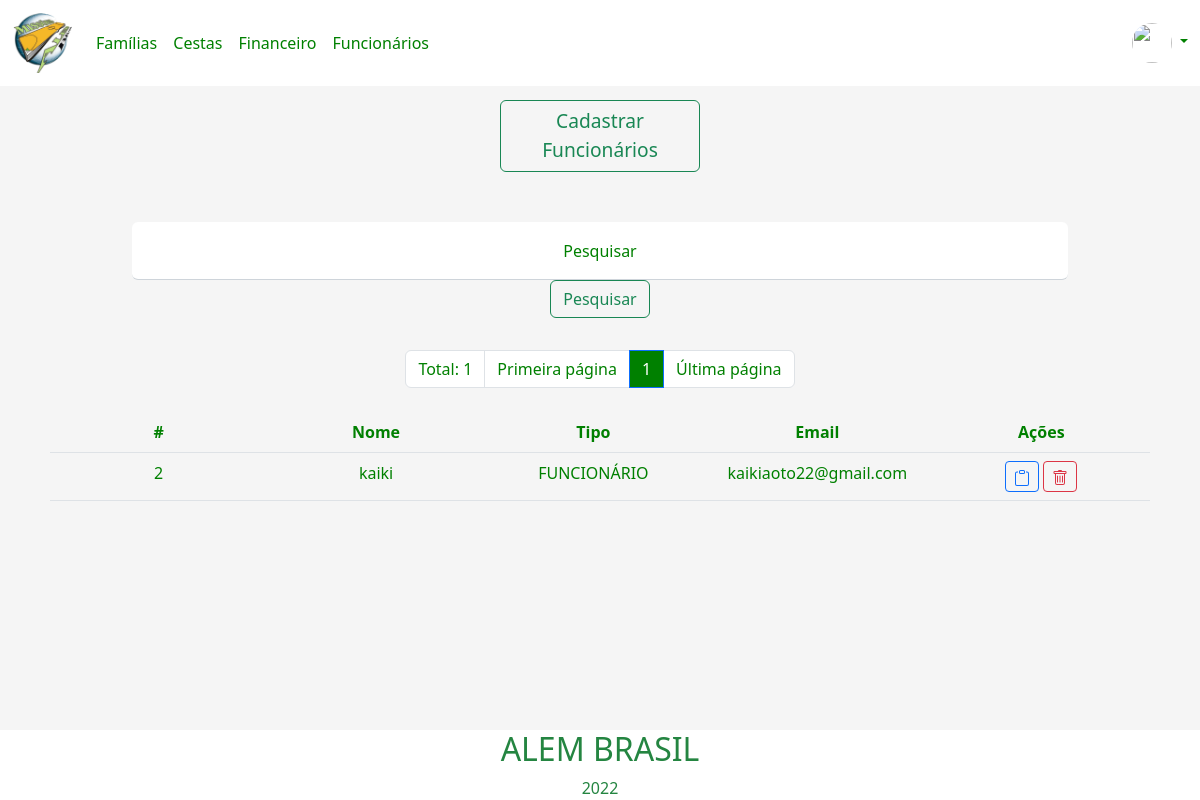
Page /pages/funcionarios/pesquisarFuncionario.php?pesquisarFuncionario=kaiki (signed in) on the committed database.
### tables this page shows
create table usuario(
    id_usuario int(4) primary key not null auto_increment,
    nome_usuario varchar(20) not null,
    senha_usuario char(40) not null,
    tipo_usuario varchar(1) not null,
    email_usuario varchar(90) not null,
	foto_usuario char(40),
    imagem_usuario blob,
    recuperar_senha varchar(200)
);

### pages/funcionarios/pesquisarFuncionario.php (the view, shortened to what this page needs)
<?php
    if((!isset($_SESSION['nomeUsuario']) == true) and (!isset($_SESSION['tipoUsuario']) == true))
    {
        unset($_SESSION['nomeUsuario']);
        unset($_SESSION['tipoUsuario']);
        header('location: ../../index.php');
    }else if ($_SESSION['tipoUsuario'] != 'A'){
        echo "<script LANGUAGE= 'JavaScript'>
            window.alert('Você não possui acesso a essa página');
            window.location.href='../home.php';
            </script>";
    }else{
        $logado = $_SESSION['idUsuario'];
        $banco = new conexao();
        $con = $banco->getConexao();
        $sql = "select imagem_usuario from usuario where id_usuario = '$logado'";
        $result = $con->query($sql);
        if ($result->rowCount() > 0) {
            while ($row = $result->fetch()) {
            $imagemUsuario = $row['imagem_usuario'];
            }
        }
    }
    $quantidade = 10;
    $pagina = (isset($_GET['pagina']))?(int)$_GET['pagina']:1;
    $inicio = ($quantidade * $pagina) - $quantidade;
    if(!isset($_GET['pesquisarFuncionario'])){
        header("Location: pesquisarFuncionario.php");
    }else{
        $valor_pesquisarFuncionario = $_GET['pesquisarFuncionario'];
    }
?>
<!DOCTYPE html>
<html lang="pt-br">
<head>
    <link href="https://cdn.jsdelivr.net/npm/bootstrap@5.2.0-beta1/dist/css/bootstrap.min.css" rel="stylesheet"
>
</head>
<header>
    <nav class="navbar navbar-expand-lg headerNavBar">
        <div class="container-fluid">
            <a class="navbar-brand" href="../home.php"><img src='../../imgs/logo2.png' width="60"></a>
            <div class="collapse navbar-collapse navBarLinks" id="navbarSupportedContent">
                <ul class="navbar-nav me-auto mb-2 mb-lg-0">
                    <li class="nav-item">
                        <a class="nav-link " href="../responsavelFamilia/responsavelFamilia.php">Famílias</a>
                    </li>
                    <li class="nav-item">
                        <a class="nav-link" href="../cestas/cestas.php">Cestas</a>
                    </li>
                    <li class="nav-item">
                        <a class="nav-link" href="../financeiro/financeiro.php">Financeiro</a>
                    </li>
                    <li class="nav-item">
                        <a class="nav-link" href="funcionarios.php">Funcionários</a>
                    </li>
                </ul>
                <li class="nav-item dropdown dropDownMenu">
                    <a class="nav-link dropdown-toggle" href="#" id="navbarDropdown" role="button"
                        data-bs-toggle="dropdown" aria-expanded="false">
                        <?php echo '<img src="data:../../imgs/conta;base64,' . base64_encode($imagemUsuario) . '" style="border-radius:50px;width: 40px; height: 40px;">' ?>
                    </a>
                </li>
            </div>
        </div>
    </nav>
</header>
<body>
    <div class="container-fluid">
        <div class="row">
            <div class="col m-auto">
                <button type="button" class="btn btn-outline-success buttonCadastro" data-bs-toggle="modal"
                    data-bs-target="#exampleModal">Cadastrar
                    <br> Funcionários</button>
            </div>
        </div>
    </div>
    <form action="pesquisarFuncionario.php" method="get">
        <div class="container justify-content-center barraPesquisa">
                <div class="form-floating">
                    <input class="form-control inputGeral" type="search" name="pesquisarFuncionario"
                    placeholder="Pesquisar">
                    <label class="labelCadastro">Pesquisar</label>
                </div>
                <button type="submit" class="btn btn-outline-success">Pesquisar</button>
        </div>
    </form>
    <ul class="pagination justify-content-center navPaginacao">
        <?php
    $con = mysqli_connect("localhost","root","","ong");
    $sqlTotal = "SELECT id_usuario FROM usuario WHERE nome_usuario LIKE '%$valor_pesquisarFuncionario%'";
    $qrTotal = mysqli_query($con, $sqlTotal) or die( mysqli_error($con));
    $numTotal = mysqli_num_rows($qrTotal);
    $totalPagina = ceil($numTotal/$quantidade);
    ?>
        <li class="page-item"><span class="page-link"><?php echo "Total: ".$numTotal ?></span></li>
        <li class="page-item"><a class="page-link" href="?menuop=usuario&pagina=1&pesquisarFuncionario=<?php echo $valor_pesquisarFuncionario; ?>">Primeira página</a></li>
        <?php
    for($i=1;$i<=$totalPagina;$i++){
        if($i>=($pagina-5) && $i <= ($pagina+5)){
            if($i==$pagina){
                ?>
        <li class="page-item"><span class="page-link active"><?php echo $i ?></span></li>
        <?php
            }else{
                ?>
        <li class="page-item"><a class="page-link" href="?menuop=usuario&pagina= <?php echo $i ?>&pesquisarFuncionario=<?php echo $valor_pesquisarFuncionario; ?>"> <?php echo $i?> </a>
        </li>
        <?php
            }
        }
    }
        ?>
        <li class="page-item"><a class="page-link" href="?menuop=usuario&pagina=<?php echo $totalPagina ?>&pesquisarFuncionario=<?php echo $valor_pesquisarFuncionario; ?>">Última
                página</a></li>
    </ul>
    <div class="container">
        <div class="overflow-auto">
            <div class="column">
                <div class="m-2 ">
                    <table class="table funcionarioTable">
                        <thead>
                            <th scope="col">#</th>
                            <th scope="col">Nome</th>
                            <th scope="col">Tipo</th>
                            <th scope="col">Email</th>
                            <th scope="col">Ações</th>
                        </thead>
                        <tbody>
                            <?php
                                $sql= "SELECT * FROM usuario WHERE nome_usuario LIKE '%$valor_pesquisarFuncionario%' LIMIT $inicio, $quantidade";
                                $banco = new conexao();
                                $con = $banco->getConexao();
                                $result = $con->query($sql);
                                while($row = $result->fetch()){
                                    ?>
                            <tr>
                                <td style='text-align:center'><span
                                        id="nome<?php echo $row['id_usuario']; ?>"><?php echo $row['id_usuario']; ?></span>
                                </td>
                                <td style='text-align:center'><span
                                        id="nome<?php echo $row['nome_usuario']; ?>"><?php echo $row['nome_usuario']; ?></span>
                                </td>
                                <td style='text-align:center'><span id="tipo<?php echo $row['tipo_usuario']; ?>"><?php if($row['tipo_usuario'] == "A"){
                                            echo "ADMINISTRADOR";
                                        }else if ($row['tipo_usuario'] == "F"){
                                            echo "FUNCIONÁRIO";
                                        }else{
                                            echo "ERRO";
                                        } ?></span>
                                </td>
                                <td style='text-align:center'><span
                                        id="email<?php echo $row['email_usuario']; ?>"><?php echo $row['email_usuario']; ?></span>
                                </td>
                                <td style='text-align:center'>
                                    <button class='btn btn-sm btn-outline-primary consultFuncionario'
                                        value="<?php echo $row['id_usuario']; ?>">
                                    </button>
                                    <button class='btn btn-sm btn-outline-danger deleteFuncionario'
                                        value="<?php echo $row['id_usuario']; ?>">
                                    </button>
                                </td>
                            </tr>
                            <?php
                                    }
                                    ?>
                        </tbody>
                    </table>
                </div>
            </div>
        </div>
    </div>
<div class="containerFooter">
        <?php include('../footer.php'); ?>
    </div>
</body>
</html>

### rows in the picture
usuario: id_usuario "2", nome_usuario "kaiki", tipo_usuario "FUNCIONÁRIO", email_usuario "kaikiaoto22@gmail.com"

### other values in the picture
$numTotal "1"
